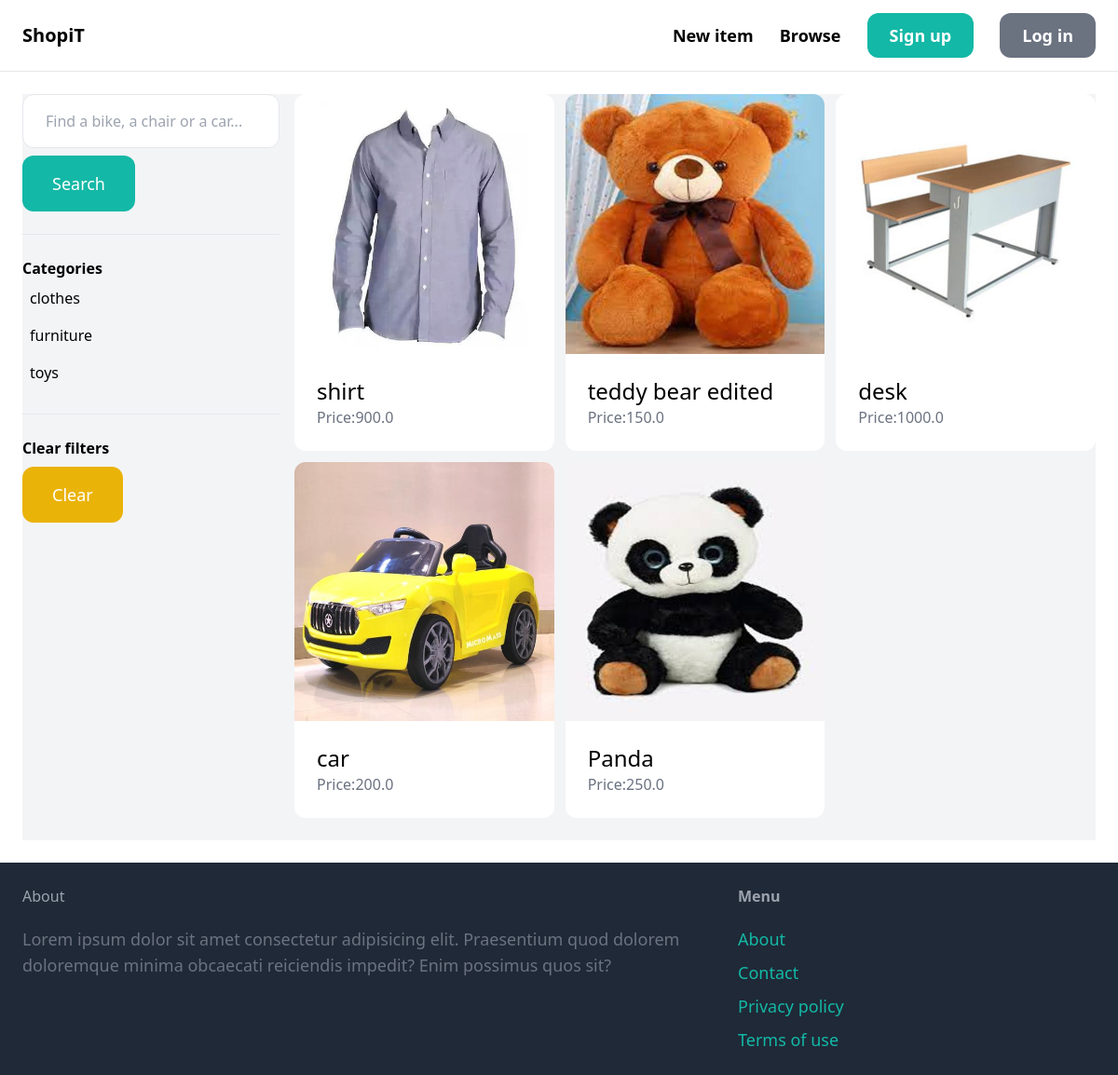
The app's page /items/ with its own data.
### shopiT_code/items/models.py (models this page shows, shortened)
class Category(models.Model):
    name = models.CharField(max_length=255)
    class Meta:
        ordering = ('name',)
        verbose_name_plural = 'Categories'

class Item(models.Model):
    category = models.ForeignKey(Category,related_name='items',on_delete=models.CASCADE)
    name= models.CharField(max_length=255)
    description= models.TextField(blank=True,null=True)
    price=models.FloatField()
    image=models.ImageField(upload_to='item_images',blank=True,null=True)
    is_sold= models.BooleanField(default=False)
    created_by=models.ForeignKey(User,related_name='items',on_delete=models.CASCADE)
    created_at= models.DateTimeField(auto_now_add=True)

### shopiT_code/items/views.py (the view)
# urls.py: path('',views.items, name='items'),
def items(request):
    query = request.GET.get('query', '')
    category_id = request.GET.get('category',0)
    categories = Category.objects.all()
    items = Item.objects.filter(is_sold= False)
    if category_id:
        items = items.filter(category_id=category_id)
    if query:
        items = items.filter(Q(name__icontains=query)| Q(description__icontains=query))
    return render(request, 'items/items.html',{
        'items':items,
        'query': query,
        'categories': categories,
        'category_id': int(category_id)
    })

### shopiT_code/items/templates/items/items.html (shortened to what this page needs)
{% extends 'core/base.html' %}
{% block content %}
    <div class="pb-6 grid grid-cols-4 gap-4 bg-gray-100">
        <div class="col-span-1">
            <form method="get" action="{% url 'items:items' %}">
                <input name="query" class="w-full py-4 px-6 border rounded-xl" type="text" value="{{ query }}" placeholder="Find a bike, a chair or a car...">
                <button class="mt-2 py-4 px-8 text-lg bg-teal-500 text-white rounded-xl">Search</button>
            </form>
            <hr class="my-6">
            <p class="font-semibold">Categories</p>
            <ul>
                {% for category in categories %}
                    <li class="py-2 px-2 rounded-xl{% if category.id == category_id %} bg-gray-200{% endif %}">
                        <a href="{% url 'items:items' %}?query={{ query }}&category={{ category.id }}">{{ category.name }}</a>
                    </li>
                {% endfor %}
            </ul>
            <hr class="my-6">
            <p class="font-semibold">Clear filters</p>
            <ul>
                <li><a href="{% url 'items:items' %}" class="mt-2 py-4 px-8 inline-block bg-yellow-500 text-lg rounded-xl text-white">Clear</a></li>
            </ul>
        </div>
        <div class="col-span-3">
            <div class="grid grid-cols-3 gap-3">
                {% for item in items %}
                <div>
                    <a href="{% url 'items:detail' item.id %}">
                        <div>
                            <img src="{{ item.image.url }}" class="rounded-t-xl" alt="">
                        </div>
                        <div class="p-6 bg-white rounded-b-xl">
                            <h2 class="text-2xl">{{ item.name }}</h2>
                            <p class="text-gray-500">Price:{{ item.price}}</p>
                        </div>
                    </a>
                </div>
                {% endfor %}
            </div>
        </div>
    </div>
{% endblock %}

### records on screen
Category: name "clothes"
Category: name "furniture"
Category: name "toys"
Item: image (picture), name "shirt", price "900.0"
Item: image (picture), name "teddy bear edited", price "150.0"
Item: image (picture), name "desk", price "1000.0"
Item: image (picture), name "car", price "200.0"
Item: image (picture), name "Panda", price "250.0"
